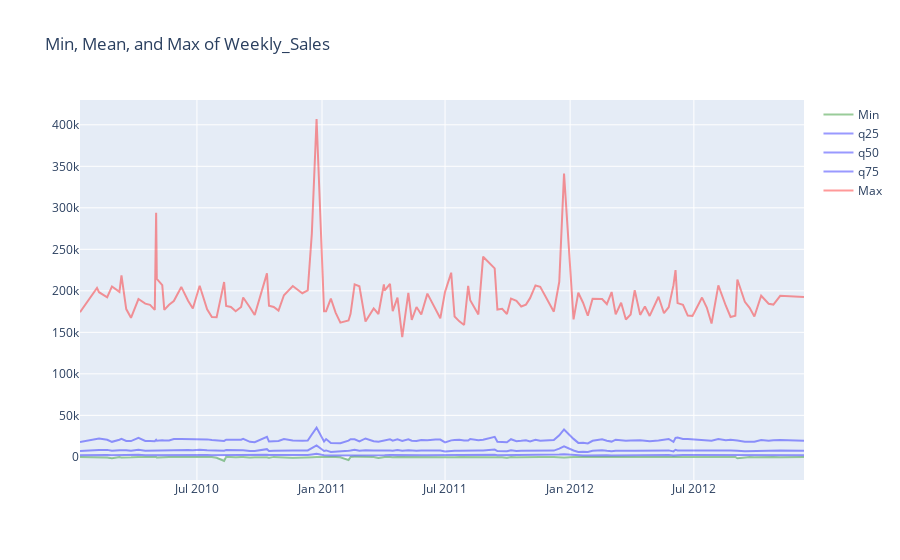

Notebook source saved alongside this figure:
### Code cell
plot_min_max_avg (sales_agg_notholiday, 'Weekly_Sales')

### Figure 1 — Plotly figure (JSON) as saved in the notebook; plotly's stock layout.template omitted (floating-point values rounded to 4 significant figures; data arrays with more than 128 entries replaced by an {"elided": "..."} marker saying what was removed)
{"data": [{"line": {"color": "green"}, "name": "Min", "opacity": 0.4, "type": "scatter", "x": {"elided": "133 str values"}, "y": {"elided": "133 float values"}}, {"line": {"color": "blue"}, "name": "q25", "opacity": 0.4, "type": "scatter", "x": {"elided": "133 str values"}, "y": {"elided": "133 float values"}}, {"line": {"color": "blue"}, "name": "q50", "opacity": 0.4, "type": "scatter", "x": {"elided": "133 str values"}, "y": {"elided": "133 float values"}}, {"line": {"color": "blue"}, "name": "q75", "opacity": 0.4, "type": "scatter", "x": {"elided": "133 str values"}, "y": {"elided": "133 float values"}}, {"line": {"color": "red"}, "name": "Max", "opacity": 0.4, "type": "scatter", "x": {"elided": "133 str values"}, "y": {"elided": "133 float values"}}], "layout": {"title": {"text": "Min, Mean, and Max of Weekly_Sales"}}}
